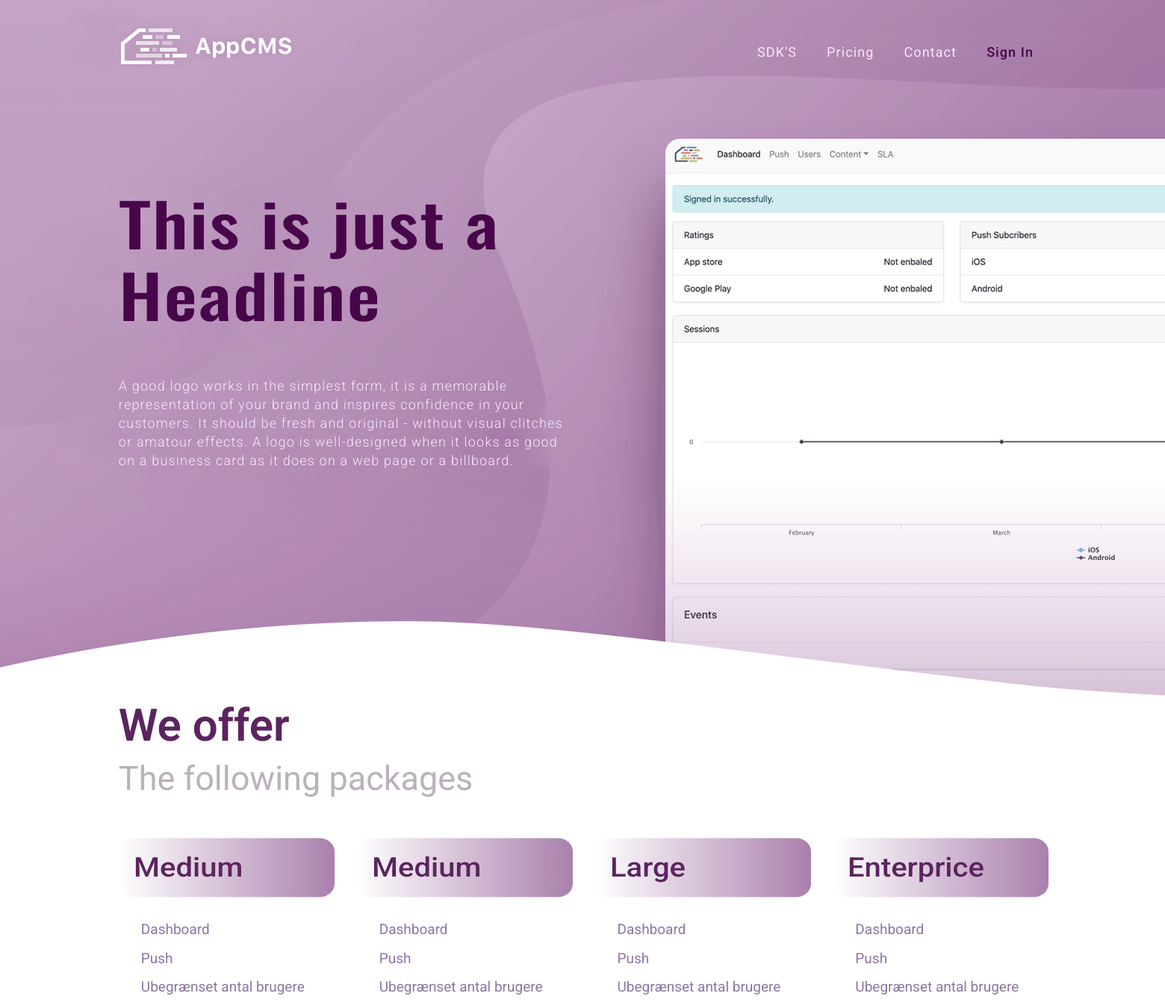
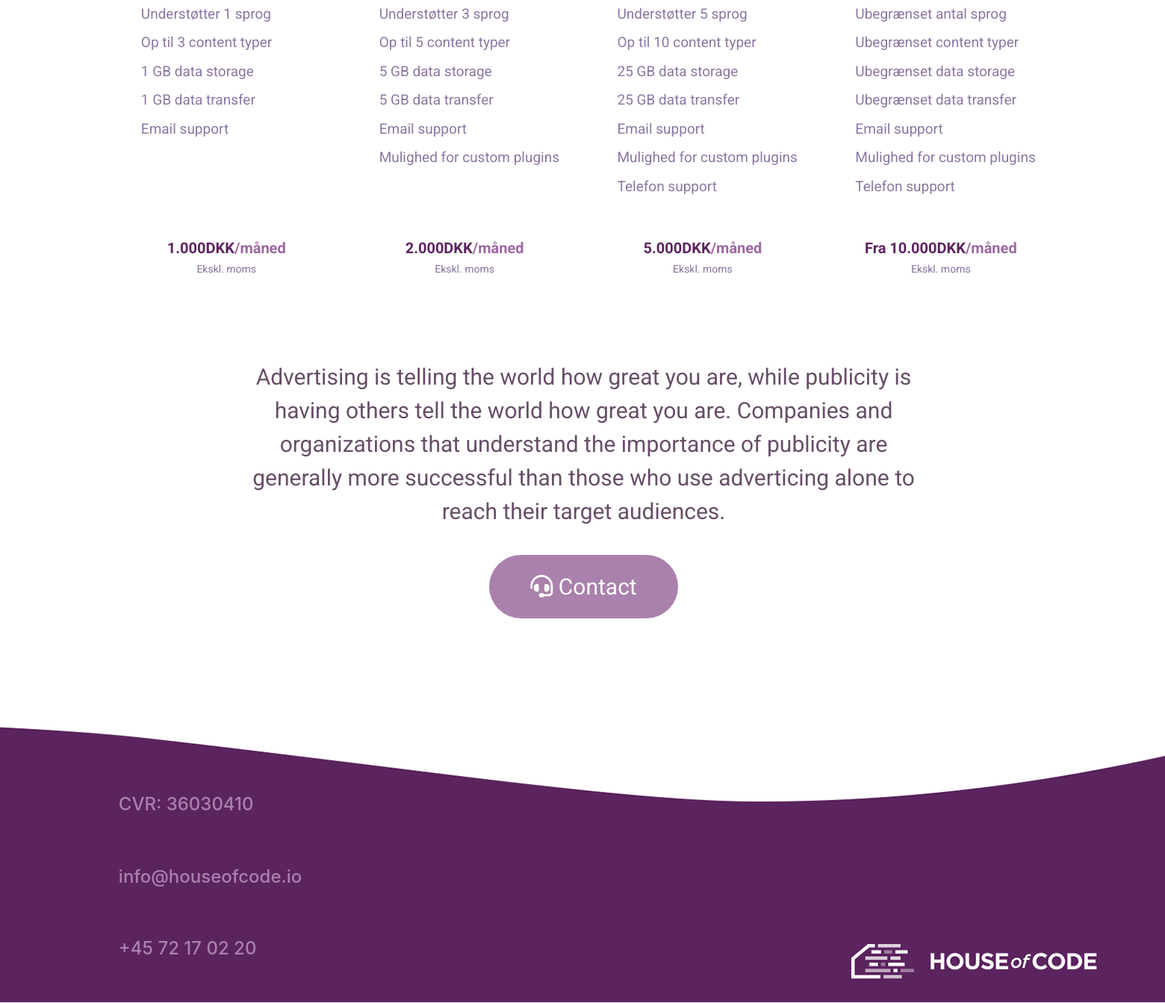
The page / on the database its author committed (2 pictures, top to bottom).
### tables this page shows
CREATE TABLE IF NOT EXISTS `products` (
  `product_id` int(11) NOT NULL AUTO_INCREMENT,
  `product_name` varchar(255) NOT NULL,
  `product_panel` varchar(255) NOT NULL,
  `product_push` varchar(255) NOT NULL,
  `product_users` varchar(255) NOT NULL,
  `product_lang` varchar(255) NOT NULL,
  `product_content` varchar(255) NOT NULL,
  `product_storage` varchar(255) NOT NULL,
  `product_transfer` varchar(255) NOT NULL,
  `product_email_support` varchar(255) NOT NULL,
  `product_plugins` varchar(255) NOT NULL,
  `product_phone_support` varchar(255) NOT NULL,
  `product_price` varchar(255) NOT NULL,
  PRIMARY KEY (`product_id`)
);

### pages/home.php (the view)
<div class="row part_two">
  <div class="col-2">
  </div>
  <div class="col-4 move_down">
    <h1 class="headline oswald">This is just a Headline</h1>
    <h3 class="subline roboto">
      A good logo works in the simplest form, it is a memorable
      representation of your brand and inspires confidence in your
      customers. It should be fresh and original - without visual clitches or
      amatour effects. A logo is well-designed when it looks as good on a
      business card as it does on a web page or a billboard.
   </h3>
  </div>
  <div class="col-6 move_down">
  </div>
</div>
<div class="row part_three_top">
  <div class="col-2">
  </div>
  <div class="col">
    <h1 class="part_three_headline roboto">We offer</h1>
    <h2 class="part_three_subline roboto">The following packages</h2>
  </div>
  <div class="col-2">
  </div>
</div>
<div class="row part_three roboto">
  <div class="col-2">
  </div>
  <div class="col part_three_small">
    <div class="offer_box">
      <?php
        $sql_product_one = "SELECT * FROM products WHERE product_id=1";
        $res_product_one = $objCon->query($sql_product_one);
        while($row_product_one = $res_product_one->fetch_object()){
          echo '<h1>'. $row_product_one->product_name . '</h1>';
          echo '<div class="offer_list">';
            echo '<ol>';
              echo '<li>'. $row_product_one->product_panel . '</li>';
              echo '<li>'. $row_product_one->product_push . '</li>';
              echo '<li>'. $row_product_one->product_users . '</li>';
              echo '<li>'. $row_product_one->product_lang . '</li>';
              echo '<li>'. $row_product_one->product_content . '</li>';
              echo '<li>'. $row_product_one->product_storage . '</li>';
              echo '<li>'. $row_product_one->product_transfer . '</li>';
              echo '<li>'. $row_product_one->product_email_support . '</li>';
            echo '</ol>';
          echo '</div>';
          echo '<div class="offer_button">';
            echo '<h3 class="offer_price">' . $row_product_one->product_price . 'DKK<span class="offer_month">/måned</span></h3>';
            echo '<h4 class="offer_moms">Ekskl. moms</h4>';
          echo '</div>';
      }
      ?>
    </div>
  </div>
  <div class="col part_three_medium">
    <div class="offer_box">
      <?php
        $sql_product_two = "SELECT * FROM products WHERE product_id=2";
        $res_product_two = $objCon->query($sql_product_two);
        while($row_product_two = $res_product_two->fetch_object()){
          echo '<h1>'. $row_product_two->product_name . '</h1>';
          echo '<div class="offer_list">';
            echo '<ol>';
              echo '<li>'. $row_product_two->product_panel . '</li>';
              echo '<li>'. $row_product_two->product_push . '</li>';
              echo '<li>'. $row_product_two->product_users . '</li>';
              echo '<li>'. $row_product_two->product_lang . '</li>';
              echo '<li>'. $row_product_two->product_content . '</li>';
              echo '<li>'. $row_product_two->product_storage . '</li>';
              echo '<li>'. $row_product_two->product_transfer . '</li>';
              echo '<li>'. $row_product_two->product_email_support . '</li>';
              echo '<li>'. $row_product_two->product_plugins . '</li>';
            echo '</ol>';
          echo '</div>';
          echo '<div class="offer_button">';
            echo '<h3 class="offer_price">' . $row_product_two->product_price . 'DKK<span class="offer_month">/måned</span></h3>';
            echo '<h4 class="offer_moms">Ekskl. moms</h4>';
          echo '</div>';
      }
      ?>
    </div>
  </div>
  <div class="col part_three_large">
    <div class="offer_box">
      <?php
        $sql_product_three = "SELECT * FROM products WHERE product_id=3";
        $res_product_three = $objCon->query($sql_product_three);
        while($row_product_three = $res_product_three->fetch_object()){
          echo '<h1>'. $row_product_three->product_name . '</h1>';
          echo '<div class="offer_list">';
            echo '<ol>';
              echo '<li>'. $row_product_three->product_panel . '</li>';
              echo '<li>'. $row_product_three->product_push . '</li>';
              echo '<li>'. $row_product_three->product_users . '</li>';
              echo '<li>'. $row_product_three->product_lang . '</li>';
              echo '<li>'. $row_product_three->product_content . '</li>';
              echo '<li>'. $row_product_three->product_storage . '</li>';
              echo '<li>'. $row_product_three->product_transfer . '</li>';
              echo '<li>'. $row_product_three->product_email_support . '</li>';
              echo '<li>'. $row_product_three->product_plugins . '</li>';
              echo '<li>'. $row_product_three->product_phone_support . '</li>';
            echo '</ol>';
          echo '</div>';
          echo '<div class="offer_button">';
            echo '<h3 class="offer_price">' . $row_product_three->product_price . 'DKK<span class="offer_month">/måned</span></h3>';
            echo '<h4 class="offer_moms">Ekskl. moms</h4>';
          echo '</div>';
      }
      ?>
    </div>
  </div>
  <div class="col part_three_enterprice">
    <div class="offer_box">
      <?php
        $sql_product_four = "SELECT * FROM products WHERE product_id=4";
        $res_product_four = $objCon->query($sql_product_four);
        while($row_product_four = $res_product_four->fetch_object()){
          echo '<h1>'. $row_product_four->product_name . '</h1>';
          echo '<div class="offer_list">';
            echo '<ol>';
              echo '<li>'. $row_product_four->product_panel . '</li>';
              echo '<li>'. $row_product_four->product_push . '</li>';
              echo '<li>'. $row_product_four->product_users . '</li>';
              echo '<li>'. $row_product_four->product_lang . '</li>';
              echo '<li>'. $row_product_four->product_content . '</li>';
              echo '<li>'. $row_product_four->product_storage . '</li>';
              echo '<li>'. $row_product_four->product_transfer . '</li>';
              echo '<li>'. $row_product_four->product_email_support . '</li>';
              echo '<li>'. $row_product_four->product_plugins . '</li>';
              echo '<li>'. $row_product_four->product_phone_support . '</li>';
            echo '</ol>';
          echo '</div>';
          echo '<div class="offer_button">';
            echo '<h3 class="offer_price">' . $row_product_four->product_price . 'DKK<span class="offer_month">/måned</span></h3>';
            echo '<h4 class="offer_moms">Ekskl. moms</h4>';
          echo '</div>';
      }
      ?>
    </div>
  </div>
  <div class="col-2">
  </div>
</div>
<div class="row part_four roboto">
  <div class="col-3">
  </div>
  <div class="col-6">
    <p>
      Advertising is telling the world how great you are, while publicity is having others
      tell the world how great you are. Companies and organizations that understand
      the importance of publicity are generally more successful than those who use
      adverticing alone to reach their target audiences.
    </p>
    <button class="contact_button"><i class="fas fa-headset"></i> Contact</button>
  </div>
  <div class="col-3">
  </div>
</div>
<div class="row align-self-start part_five">
  <div class="col-2">
  </div>
  <div class="col move_down_five">
    <h4>CVR: 36030410</h4>
    <h4>info@houseofcode.io</h4>
    <h4>+45 72 17 02 20</h4>
  </div>
  <div class="col-2">
  </div>
</div>

### includes/header.php (shortened to what this page needs)
<!DOCTYPE html>
<html>
  <head>
    <link rel="stylesheet" href="https://stackpath.bootstrapcdn.com/bootstrap/4.4.1/css/bootstrap.min.css">
    <link href="css/core.css" rel="stylesheet" type="text/css"/>
  </head>
  <body>
    <div class="wrapper">
      <div class="container">
        <div class="row part_header">
          <div class="col-2">
          </div>
          <div class="col-4 logoa">
            <a href="index.php?page=home"><img class="logo1" src="images/logoHOC1.png"><img class="logo" src="images/logoHOC2.png"></a>
          </div>
          <div class="col-4">
            <ul class="header_menu roboto">
              <li>SDK'S</li>
              <li>Pricing</li>
              <li>Contact</li>
              <?php
                if(isset($_SESSION['username'])){
                  echo '<li><a href="code/sign_out.php" class="signin_button">Sign Out</a></li>';
                }
                else{
                  echo '<li><a href="index.php?page=sign_in" class="signin_button">Sign In</a></li>';
                }
              ?>
            </ul>
          </div>
          <div class="col-2">
          </div>
        </div>

### index.php (shortened to what this page needs)
<?php
require_once('includes/header.php');
$pagesFolderPath = "pages/";
$frontPage = "home.php";
if(isset($_GET['page'])){
    $page = $_GET['page'];
    if(file_exists($pagesFolderPath.$page.'.php')){
        include($pagesFolderPath.$page.'.php');
    } else {
        header('location:pages/404.php');
    }
} else {
    include($pagesFolderPath.$frontPage);
}
require_once('includes/footer.php');

### includes/footer.php (shortened to what this page needs)
      </div>
    </div>
  </body>
</html>

### css/core.css (style rules this page uses)
* { padding: 0; }
.roboto { font-family: 'Roboto', sans-serif; }
.oswald { font-family: 'Oswald', sans-serif; }
.logoa { margin-top: 30px; }
.logo, .logo1 { max-height: 100px; }
.header_menu { display: flex; list-style-type: none; color: #fce4fd; font-size: 18px; justify-content: flex-end; line-height: 100px; font-weight: 400; letter-spacing: 1.1px; }
.header_menu a { color: #47054a; font-weight: 500; }
.header_menu li { padding: 20px; }
.signin_button { padding: 2px 0px; }
.part_two { background-image: url(../images/HOC-part_two.png); background-repeat: no-repeat; height: 950px; width: 1913px; margin-left: -400px; margin-top: -160px; }
.part_three, .part_three_top, .part_four, .part_five, .part_header, .part_sign_in, .part_sign_up, .part_forgot_pw, .part_admin, .part_admin_top { width: 1913px; margin-left: -400px; }
.part_three_headline { margin-top: -10px; color: #5c245f; font-size: 60px; font-weight: 600; }
.part_three_subline { color: #bab2bb; font-size: 45px; font-weight: 400; padding-bottom: 40px; }
.wrapper { max-width: 1980px; margin: 0 auto; }
.part_five { background-image: url(../images/HOC-footer.png); background-repeat: no-repeat; height: 495px; }
.move_down { margin-top: 200px; }
.headline { color: #47054a; font-size: 100px; font-weight: 500; letter-spacing: 2px; transform: scale(1, .8); padding: 30px 0px; }
.subline { color: #fce4fd; font-size: 18px; font-weight: 300; letter-spacing: 1.2px; line-height: 25px; }
.offer_box h1 { background-image: linear-gradient(to right, white , #a980ac); color: #5c245f; padding: 20px; border-radius: 20px; font-size: 40px; transform: scale(1, .9); margin-bottom: 20px; }
.offer_list ol { list-style-type: none; height: 420px; }
.offer_list ol li { color: #8c76a2; padding: 5px 5px 5px 30px; font-size: 19px; }
.offer_button { text-align: center; padding-bottom: 5px; }
.offer_price { color: #5c245f; font-size: 20px; font-weight: 700 }
.offer_month { color: #9b689e; font-size: 20px; font-weight: 700 }
.offer_moms { color: #86709e; font-size: 14px; font-weight: 400 }
.part_four { text-align: center; padding: 100px 10px; color: #674e68; font-size: 30px; }
.contact_button { padding: 20px 55px; background-color: #aa81ac; color: white; border-radius: 50px; margin: 20px 0px; border: none; }
.part_five { color: #aa81ac; margin-top: -100px; }
.part_five h4 { padding: 30px 0px; }
.move_down_five { margin-top: 185px; }

### rows shown on the page
products: product_name "Medium", product_panel "Dashboard", product_push "Push", product_users "Ubegrænset antal brugere", product_lang "Understøtter 1 sprog", product_content "Op til 3 content typer", product_storage "1 GB data storage", product_transfer "1 GB data transfer", product_email_support "Email support", product_price "1.000"
products: product_name "Medium", product_panel "Dashboard", product_push "Push", product_users "Ubegrænset antal brugere", product_lang "Understøtter 3 sprog", product_content "Op til 5 content typer", product_storage "5 GB data storage", product_transfer "5 GB data transfer", product_email_support "Email support", product_plugins "Mulighed for custom plugins", product_price "2.000"
products: product_name "Large", product_panel "Dashboard", product_push "Push", product_users "Ubegrænset antal brugere", product_lang "Understøtter 5 sprog", product_content "Op til 10 content typer", product_storage "25 GB data storage", product_transfer "25 GB data transfer", product_email_support "Email support", product_plugins "Mulighed for custom plugins", product_phone_support "Telefon support", product_price "5.000"
products: product_name "Enterprice", product_panel "Dashboard", product_push "Push", product_users "Ubegrænset antal brugere", product_lang "Ubegrænset antal sprog", product_content "Ubegrænset content typer", product_storage "Ubegrænset data storage", product_transfer "Ubegrænset data transfer", product_email_support "Email support", product_plugins "Mulighed for custom plugins", product_phone_support "Telefon support", product_price "Fra 10.000"
